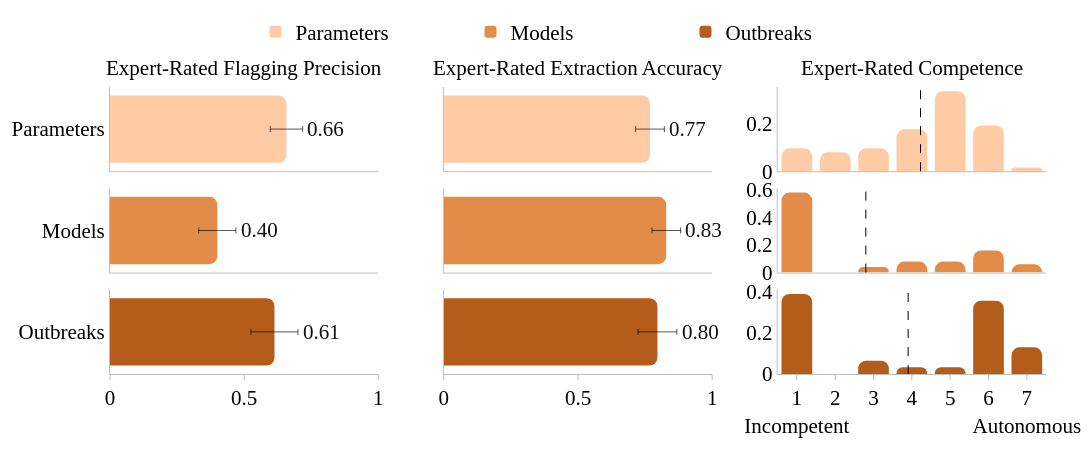

Notebook source saved alongside this figure:
### Markdown cell above
## Human Expert Validation

### Code cell
from pathlib import Path
import json
import math
import statistics
from collections import Counter

import plotly.graph_objects as go
from plotly.subplots import make_subplots

DATA_DIR = Path("../data/human_validation")

with open(DATA_DIR / "parameters" / "results.json", "r") as f:
    parameters = json.load(f)

with open(DATA_DIR / "models" / "results.json", "r") as f:
    models = json.load(f)

with open(DATA_DIR / "outbreaks" / "results.json", "r") as f:
    outbreaks = json.load(f)

COLOR_PARAMETERS = "#FFCBA4"
COLOR_MODELS = "#E38B48"
COLOR_OUTBREAKS = "#B45C1A"

FONT_FAMILY = "Times New Roman, Times, serif"
TICK_FONT_SIZE = 21
TITLE_FONT_SIZE = 21

AXIS_LINECOLOR = "#BDBDBD"
AXIS_LINEWIDTH = 1

LABEL_PAD = 0.01

def standard_error(p, n):
    return math.sqrt(p * (1 - p) / n)

categories = ["Parameters", "Models", "Outbreaks"]
data_objects = [parameters, models, outbreaks]
colors = [COLOR_PARAMETERS, COLOR_MODELS, COLOR_OUTBREAKS]

fig = make_subplots(
    rows=3, cols=3,
    subplot_titles=("Expert-Rated Flagging Precision", "Expert-Rated Extraction Accuracy", "Expert-Rated Competence"),
    horizontal_spacing=0.07,
    vertical_spacing=0.06,
    shared_xaxes=True
)

rating_bins = list(range(1, 8))

for row_idx, (cat, obj, color) in enumerate(zip(categories, data_objects, colors), start=1):
    n = len(obj["competence_ratings"])

    precision = obj["flagging"].get("precision", 0)
    precision_se = standard_error(precision, n) if precision else 0

    fig.add_trace(
        go.Bar(
            x=[precision],
            y=[cat],
            orientation="h",
            marker=dict(color=color, line=dict(width=0)),
            name=cat,
            showlegend=True,
            legendgroup=cat,
            error_x=dict(
                type="data",
                array=[precision_se],
                visible=True,
                color="black",
                thickness=0.65,
                width=3
            )
        ),
        row=row_idx, col=1
    )

    fig.add_annotation(
        x=precision + precision_se + LABEL_PAD,
        y=cat,
        text=f"{precision:.2f}",
        showarrow=False,
        font=dict(family=FONT_FAMILY, size=TICK_FONT_SIZE, color="#111111"),
        xanchor="left",
        yanchor="middle",
        row=row_idx, col=1
    )

    accuracy = obj["field_accuracies"]["average"]
    accuracy_se = standard_error(accuracy, n)

    fig.add_trace(
        go.Bar(
            x=[accuracy],
            y=[cat],
            orientation="h",
            marker=dict(color=color, line=dict(width=0)),
            name=cat,
            showlegend=False,
            legendgroup=cat,
            error_x=dict(
                type="data",
                array=[accuracy_se],
                visible=True,
                color="black",
                thickness=0.65,
                width=3
            )
        ),
        row=row_idx, col=2
    )

    fig.add_annotation(
        x=accuracy + accuracy_se + LABEL_PAD,
        y=cat,
        text=f"{accuracy:.2f}",
        showarrow=False,
        font=dict(family=FONT_FAMILY, size=TICK_FONT_SIZE, color="#111111"),
        xanchor="left",
        yanchor="middle",
        row=row_idx, col=2
    )

    ratings = obj["competence_ratings"]
    counts = Counter(ratings)
    total = len(ratings)
    proportions = [counts.get(r, 0) / total for r in rating_bins]

    fig.add_trace(
        go.Bar(
            x=rating_bins,
            y=proportions,
            marker=dict(color=color, line=dict(width=0)),
            name=cat,
            showlegend=False,
            legendgroup=cat
        ),
        row=row_idx, col=3
    )

    mean_rating = statistics.mean(ratings)
    fig.add_vline(
        x=mean_rating,
        row=row_idx, col=3,
        line=dict(color="black", width=1, dash="dash")
    )

bar_tickvals = [0, 0.25, 0.5, 0.75, 1]

for row in range(1, 4):
    is_bottom_row = (row == 3)

    fig.update_xaxes(
        range=[0, 1],
        row=row, col=1,
        dtick=0.5,
        showticklabels=is_bottom_row,
        # tickvals=bar_tickvals if is_bottom_row else None,
        showgrid=False,
        showline=True,
        linecolor=AXIS_LINECOLOR,
        linewidth=AXIS_LINEWIDTH,
        ticks="outside" if is_bottom_row else "",
        tickcolor="#BDBDBD",
        zeroline=False,
        tickfont=dict(family=FONT_FAMILY, size=TICK_FONT_SIZE)
    )
    fig.update_xaxes(
        range=[0, 1],
        row=row, col=2,
        dtick=0.5,
        showticklabels=is_bottom_row,
        # tickvals=bar_tickvals if is_bottom_row else None,
        showgrid=False,
        showline=True,
        linecolor=AXIS_LINECOLOR,
        linewidth=AXIS_LINEWIDTH,
        ticks="outside" if is_bottom_row else "",
        tickcolor="#BDBDBD",
        zeroline=False,
        tickfont=dict(family=FONT_FAMILY, size=TICK_FONT_SIZE)
    )
    fig.update_xaxes(
        range=[0.5, 7.5],
        row=row, col=3,
        showticklabels=is_bottom_row,
        tickvals=[1, 2, 3, 4, 5, 6, 7] if is_bottom_row else None,
        ticktext=["1<br>Incompetent", "2", "3", "4", "5", "6", "7<br>Autonomous"] if is_bottom_row else None,
        tickangle=0,
        showgrid=False,
        showline=True,
        linecolor=AXIS_LINECOLOR,
        linewidth=AXIS_LINEWIDTH,
        ticks="outside" if is_bottom_row else "",
        tickcolor="#BDBDBD",
        zeroline=False,
        tickfont=dict(family=FONT_FAMILY, size=TICK_FONT_SIZE)
    )

for row in range(1, 4):
    fig.update_yaxes(
        showticklabels=True,
        row=row, col=1,
        tickfont=dict(family=FONT_FAMILY, size=TICK_FONT_SIZE),
        showline=True,
        linecolor=AXIS_LINECOLOR,
        linewidth=AXIS_LINEWIDTH,
        ticks="",
        mirror=False,
        zeroline=False,
        showgrid=False
    )
    fig.update_yaxes(
        showticklabels=False,
        row=row, col=2,
        showline=True,
        linecolor=AXIS_LINECOLOR,
        linewidth=AXIS_LINEWIDTH,
        ticks="",
        mirror=False,
        zeroline=False,
        showgrid=False
    )
    fig.update_yaxes(
        showticklabels=True,
        row=row, col=3,
        ticks="",
        dtick=0.2,
        showgrid=False,
        tickfont=dict(family=FONT_FAMILY, size=TICK_FONT_SIZE),
        showline=True,
        linecolor=AXIS_LINECOLOR,
        linewidth=AXIS_LINEWIDTH,
        mirror=False,
        zeroline=False
    )

fig.update_layout(
    height=450,
    width=1200,
    font=dict(family=FONT_FAMILY, color="black", size=TICK_FONT_SIZE),
    plot_bgcolor="white",
    paper_bgcolor="white",
    margin=dict(t=60, b=70, l=80, r=40),
    legend=dict(
        orientation="h",
        yanchor="bottom",
        y=1.12,
        xanchor="center",
        x=0.5,
        font=dict(family=FONT_FAMILY, size=TICK_FONT_SIZE),
        bgcolor="rgba(255,255,255,0)",
        borderwidth=0,
        entrywidth=170,
        entrywidthmode="pixels",
    ),
    barcornerradius=8
)

for annotation in fig["layout"]["annotations"]:
    if annotation.xref == "paper":
        annotation.update(
            font=dict(family=FONT_FAMILY, color="black", size=TITLE_FONT_SIZE),
            yshift=5
        )

fig.show()

### Figure 1 — Plotly figure (JSON) as saved in the notebook; plotly's stock layout.template omitted (floating-point values rounded to 4 significant figures)
{"data": [{"error_x": {"array": [0.06026], "color": "black", "thickness": 0.65, "type": "data", "visible": true, "width": 3}, "legendgroup": "Parameters", "marker": {"color": "#FFCBA4", "line": {"width": 0}}, "name": "Parameters", "orientation": "h", "showlegend": true, "type": "bar", "x": [0.6577], "xaxis": "x", "y": ["Parameters"], "yaxis": "y"}, {"error_x": {"array": [0.05358], "color": "black", "thickness": 0.65, "type": "data", "visible": true, "width": 3}, "legendgroup": "Parameters", "marker": {"color": "#FFCBA4", "line": {"width": 0}}, "name": "Parameters", "orientation": "h", "showlegend": false, "type": "bar", "x": [0.7684], "xaxis": "x2", "y": ["Parameters"], "yaxis": "y2"}, {"legendgroup": "Parameters", "marker": {"color": "#FFCBA4", "line": {"width": 0}}, "name": "Parameters", "showlegend": false, "type": "bar", "x": [1, 2, 3, 4, 5, 6, 7], "xaxis": "x3", "y": [0.09677, 0.08065, 0.09677, 0.1774, 0.3387, 0.1935, 0.01613], "yaxis": "y3"}, {"error_x": {"array": [0.06928], "color": "black", "thickness": 0.65, "type": "data", "visible": true, "width": 3}, "legendgroup": "Models", "marker": {"color": "#E38B48", "line": {"width": 0}}, "name": "Models", "orientation": "h", "showlegend": true, "type": "bar", "x": [0.4], "xaxis": "x4", "y": ["Models"], "yaxis": "y4"}, {"error_x": {"array": [0.05325], "color": "black", "thickness": 0.65, "type": "data", "visible": true, "width": 3}, "legendgroup": "Models", "marker": {"color": "#E38B48", "line": {"width": 0}}, "name": "Models", "orientation": "h", "showlegend": false, "type": "bar", "x": [0.8289], "xaxis": "x5", "y": ["Models"], "yaxis": "y5"}, {"legendgroup": "Models", "marker": {"color": "#E38B48", "line": {"width": 0}}, "name": "Models", "showlegend": false, "type": "bar", "x": [1, 2, 3, 4, 5, 6, 7], "xaxis": "x6", "y": [0.58, 0, 0.04, 0.08, 0.08, 0.16, 0.06], "yaxis": "y6"}, {"error_x": {"array": [0.08748], "color": "black", "thickness": 0.65, "type": "data", "visible": true, "width": 3}, "legendgroup": "Outbreaks", "marker": {"color": "#B45C1A", "line": {"width": 0}}, "name": "Outbreaks", "orientation": "h", "showlegend": true, "type": "bar", "x": [0.6129], "xaxis": "x7", "y": ["Outbreaks"], "yaxis": "y7"}, {"error_x": {"array": [0.07236], "color": "black", "thickness": 0.65, "type": "data", "visible": true, "width": 3}, "legendgroup": "Outbreaks", "marker": {"color": "#B45C1A", "line": {"width": 0}}, "name": "Outbreaks", "orientation": "h", "showlegend": false, "type": "bar", "x": [0.7961], "xaxis": "x8", "y": ["Outbreaks"], "yaxis": "y8"}, {"legendgroup": "Outbreaks", "marker": {"color": "#B45C1A", "line": {"width": 0}}, "name": "Outbreaks", "showlegend": false, "type": "bar", "x": [1, 2, 3, 4, 5, 6, 7], "xaxis": "x9", "y": [0.3871, 0, 0.06452, 0.03226, 0.03226, 0.3548, 0.129], "yaxis": "y9"}], "layout": {"annotations": [{"font": {"color": "black", "family": "Times New Roman, Times, serif", "size": 21}, "showarrow": false, "text": "Expert-Rated Flagging Precision", "x": 0.1433, "xanchor": "center", "xref": "paper", "y": 1, "yanchor": "bottom", "yref": "paper", "yshift": 5}, {"font": {"color": "black", "family": "Times New Roman, Times, serif", "size": 21}, "showarrow": false, "text": "Expert-Rated Extraction Accuracy", "x": 0.5, "xanchor": "center", "xref": "paper", "y": 1, "yanchor": "bottom", "yref": "paper", "yshift": 5}, {"font": {"color": "black", "family": "Times New Roman, Times, serif", "size": 21}, "showarrow": false, "text": "Expert-Rated Competence", "x": 0.8567, "xanchor": "center", "xref": "paper", "y": 1, "yanchor": "bottom", "yref": "paper", "yshift": 5}, {"font": {"color": "#111111", "family": "Times New Roman, Times, serif", "size": 21}, "showarrow": false, "text": "0.66", "x": 0.728, "xanchor": "left", "xref": "x", "y": "Parameters", "yanchor": "middle", "yref": "y"}, {"font": {"color": "#111111", "family": "Times New Roman, Times, serif", "size": 21}, "showarrow": false, "text": "0.77", "x": 0.8319, "xanchor": "left", "xref": "x2", "y": "Parameters", "yanchor": "middle", "yref": "y2"}, {"font": {"color": "#111111", "family": "Times New Roman, Times, serif", "size": 21}, "showarrow": false, "text": "0.40", "x": 0.4793, "xanchor": "left", "xref": "x4", "y": "Models", "yanchor": "middle", "yref": "y4"}, {"font": {"color": "#111111", "family": "Times New Roman, Times, serif", "size": 21}, "showarrow": false, "text": "0.83", "x": 0.8922, "xanchor": "left", "xref": "x5", "y": "Models", "yanchor": "middle", "yref": "y5"}, {"font": {"color": "#111111", "family": "Times New Roman, Times, serif", "size": 21}, "showarrow": false, "text": "0.61", "x": 0.7104, "xanchor": "left", "xref": "x7", "y": "Outbreaks", "yanchor": "middle", "yref": "y7"}, {"font": {"color": "#111111", "family": "Times New Roman, Times, serif", "size": 21}, "showarrow": false, "text": "0.80", "x": 0.8785, "xanchor": "left", "xref": "x8", "y": "Outbreaks", "yanchor": "middle", "yref": "y8"}], "barcornerradius": 8, "font": {"color": "black", "family": "Times New Roman, Times, serif", "size": 21}, "height": 450, "legend": {"bgcolor": "rgba(255,255,255,0)", "borderwidth": 0, "entrywidth": 170, "entrywidthmode": "pixels", "font": {"family": "Times New Roman, Times, serif", "size": 21}, "orientation": "h", "x": 0.5, "xanchor": "center", "y": 1.12, "yanchor": "bottom"}, "margin": {"b": 70, "l": 80, "r": 40, "t": 60}, "paper_bgcolor": "white", "plot_bgcolor": "white", "shapes": [{"line": {"color": "black", "dash": "dash", "width": 1}, "type": "line", "x0": 4.226, "x1": 4.226, "xref": "x3", "y0": 0, "y1": 1, "yref": "y3 domain"}, {"line": {"color": "black", "dash": "dash", "width": 1}, "type": "line", "x0": 2.8, "x1": 2.8, "xref": "x6", "y0": 0, "y1": 1, "yref": "y6 domain"}, {"line": {"color": "black", "dash": "dash", "width": 1}, "type": "line", "x0": 3.903, "x1": 3.903, "xref": "x9", "y0": 0, "y1": 1, "yref": "y9 domain"}], "width": 1200, "xaxis": {"anchor": "y", "domain": [0, 0.2867], "dtick": 0.5, "linecolor": "#BDBDBD", "linewidth": 1, "matches": "x7", "range": [0, 1], "showgrid": false, "showline": true, "showticklabels": false, "tickcolor": "#BDBDBD", "tickfont": {"family": "Times New Roman, Times, serif", "size": 21}, "ticks": "", "zeroline": false}, "xaxis2": {"anchor": "y2", "domain": [0.3567, 0.6433], "dtick": 0.5, "linecolor": "#BDBDBD", "linewidth": 1, "matches": "x8", "range": [0, 1], "showgrid": false, "showline": true, "showticklabels": false, "tickcolor": "#BDBDBD", "tickfont": {"family": "Times New Roman, Times, serif", "size": 21}, "ticks": "", "zeroline": false}, "xaxis3": {"anchor": "y3", "domain": [0.7133, 1], "linecolor": "#BDBDBD", "linewidth": 1, "matches": "x9", "range": [0.5, 7.5], "showgrid": false, "showline": true, "showticklabels": false, "tickangle": 0, "tickcolor": "#BDBDBD", "tickfont": {"family": "Times New Roman, Times, serif", "size": 21}, "ticks": "", "zeroline": false}, "xaxis4": {"anchor": "y4", "domain": [0, 0.2867], "dtick": 0.5, "linecolor": "#BDBDBD", "linewidth": 1, "matches": "x7", "range": [0, 1], "showgrid": false, "showline": true, "showticklabels": false, "tickcolor": "#BDBDBD", "tickfont": {"family": "Times New Roman, Times, serif", "size": 21}, "ticks": "", "zeroline": false}, "xaxis5": {"anchor": "y5", "domain": [0.3567, 0.6433], "dtick": 0.5, "linecolor": "#BDBDBD", "linewidth": 1, "matches": "x8", "range": [0, 1], "showgrid": false, "showline": true, "showticklabels": false, "tickcolor": "#BDBDBD", "tickfont": {"family": "Times New Roman, Times, serif", "size": 21}, "ticks": "", "zeroline": false}, "xaxis6": {"anchor": "y6", "domain": [0.7133, 1], "linecolor": "#BDBDBD", "linewidth": 1, "matches": "x9", "range": [0.5, 7.5], "showgrid": false, "showline": true, "showticklabels": false, "tickangle": 0, "tickcolor": "#BDBDBD", "tickfont": {"family": "Times New Roman, Times, serif", "size": 21}, "ticks": "", "zeroline": false}, "xaxis7": {"anchor": "y7", "domain": [0, 0.2867], "dtick": 0.5, "linecolor": "#BDBDBD", "linewidth": 1, "range": [0, 1], "showgrid": false, "showline": true, "showticklabels": true, "tickcolor": "#BDBDBD", "tickfont": {"family": "Times New Roman, Times, serif", "size": 21}, "ticks": "outside", "zeroline": false}, "xaxis8": {"anchor": "y8", "domain": [0.3567, 0.6433], "dtick": 0.5, "linecolor": "#BDBDBD", "linewidth": 1, "range": [0, 1], "showgrid": false, "showline": true, "showticklabels": true, "tickcolor": "#BDBDBD", "tickfont": {"family": "Times New Roman, Times, serif", "size": 21}, "ticks": "outside", "zeroline": false}, "xaxis9": {"anchor": "y9", "domain": [0.7133, 1], "linecolor": "#BDBDBD", "linewidth": 1, "range": [0.5, 7.5], "showgrid": false, "showline": true, "showticklabels": true, "tickangle": 0, "tickcolor": "#BDBDBD", "tickfont": {"family": "Times New Roman, Times, serif", "size": 21}, "ticks": "outside", "ticktext": ["1<br>Incompetent", "2", "3", "4", "5", "6", "7<br>Autonomous"], "tickvals": [1, 2, 3, 4, 5, 6, 7], "zeroline": false}, "yaxis": {"anchor": "x", "domain": [0.7067, 1], "linecolor": "#BDBDBD", "linewidth": 1, "mirror": false, "showgrid": false, "showline": true, "showticklabels": true, "tickfont": {"family": "Times New Roman, Times, serif", "size": 21}, "ticks": "", "zeroline": false}, "yaxis2": {"anchor": "x2", "domain": [0.7067, 1], "linecolor": "#BDBDBD", "linewidth": 1, "mirror": false, "showgrid": false, "showline": true, "showticklabels": false, "ticks": "", "zeroline": false}, "yaxis3": {"anchor": "x3", "domain": [0.7067, 1], "dtick": 0.2, "linecolor": "#BDBDBD", "linewidth": 1, "mirror": false, "showgrid": false, "showline": true, "showticklabels": true, "tickfont": {"family": "Times New Roman, Times, serif", "size": 21}, "ticks": "", "zeroline": false}, "yaxis4": {"anchor": "x4", "domain": [0.3533, 0.6467], "linecolor": "#BDBDBD", "linewidth": 1, "mirror": false, "showgrid": false, "showline": true, "showticklabels": true, "tickfont": {"family": "Times New Roman, Times, serif", "size": 21}, "ticks": "", "zeroline": false}, "yaxis5": {"anchor": "x5", "domain": [0.3533, 0.6467], "linecolor": "#BDBDBD", "linewidth": 1, "mirror": false, "showgrid": false, "showline": true, "showticklabels": false, "ticks": "", "zeroline": false}, "yaxis6": {"anchor": "x6", "domain": [0.3533, 0.6467], "dtick": 0.2, "linecolor": "#BDBDBD", "linewidth": 1, "mirror": false, "showgrid": false, "showline": true, "showticklabels": true, "tickfont": {"family": "Times New Roman, Times, serif", "size": 21}, "ticks": "", "zeroline": false}, "yaxis7": {"anchor": "x7", "domain": [0, 0.2933], "linecolor": "#BDBDBD", "linewidth": 1, "mirror": false, "showgrid": false, "showline": true, "showticklabels": true, "tickfont": {"family": "Times New Roman, Times, serif", "size": 21}, "ticks": "", "zeroline": false}, "yaxis8": {"anchor": "x8", "domain": [0, 0.2933], "linecolor": "#BDBDBD", "linewidth": 1, "mirror": false, "showgrid": false, "showline": true, "showticklabels": false, "ticks": "", "zeroline": false}, "yaxis9": {"anchor": "x9", "domain": [0, 0.2933], "dtick": 0.2, "linecolor": "#BDBDBD", "linewidth": 1, "mirror": false, "showgrid": false, "showline": true, "showticklabels": true, "tickfont": {"family": "Times New Roman, Times, serif", "size": 21}, "ticks": "", "zeroline": false}}}
